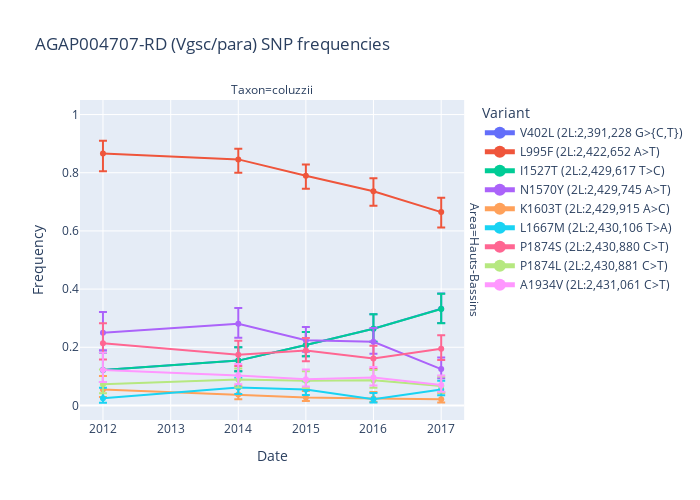

Source (notebook cell):
### Code cell
ag3.plot_frequencies_time_series(
    ds_colu_vgsc_aa_frq,
    height=500,
    width=700,
)

### Figure 1 — Plotly figure (JSON) as saved in the notebook; plotly's stock layout.template omitted (floating-point values rounded to 4 significant figures)
{"data": [{"customdata": [["2012", "Hauts-Bassins", "coluzzii", 82, "V402L (2L:2,391,228 G>{C,T})"], ["2014", "Hauts-Bassins", "coluzzii", 146, "V402L (2L:2,391,228 G>{C,T})"], ["2015", "Hauts-Bassins", "coluzzii", 183, "V402L (2L:2,391,228 G>{C,T})"], ["2016", "Hauts-Bassins", "coluzzii", 167, "V402L (2L:2,391,228 G>{C,T})"], ["2017", "Hauts-Bassins", "coluzzii", 164, "V402L (2L:2,391,228 G>{C,T})"]], "error_y": {"array": [0.05891, 0.04588, 0.04449, 0.04974, 0.05266], "arrayminus": [0.0416, 0.0369, 0.03841, 0.04436, 0.04878]}, "hovertemplate": "<b>%{hovertext}</b><br><br>Area=%{customdata[1]}<br>Taxon=%{customdata[2]}<br>Frequency=%{y:.0%}<br>Period=%{customdata[0]}<br>Sample size=%{customdata[3]}<extra></extra>", "hovertext": ["V402L (2L:2,391,228 G>{C,T})", "V402L (2L:2,391,228 G>{C,T})", "V402L (2L:2,391,228 G>{C,T})", "V402L (2L:2,391,228 G>{C,T})", "V402L (2L:2,391,228 G>{C,T})"], "legendgroup": "V402L (2L:2,391,228 G>{C,T})", "line": {"color": "#636efa", "dash": "solid"}, "marker": {"symbol": "circle"}, "mode": "lines+markers", "name": "V402L (2L:2,391,228 G>{C,T})", "orientation": "v", "showlegend": true, "type": "scatter", "visible": true, "x": ["2012-01-01T00:00:00", "2014-01-01T00:00:00", "2015-01-01T00:00:00", "2016-01-01T00:00:00", "2017-01-01T00:00:00"], "xaxis": "x", "y": [0.122, 0.1541, 0.2077, 0.2635, 0.3323], "yaxis": "y"}, {"customdata": [["2012", "Hauts-Bassins", "coluzzii", 82, "L995F (2L:2,422,652 A>T)"], ["2014", "Hauts-Bassins", "coluzzii", 146, "L995F (2L:2,422,652 A>T)"], ["2015", "Hauts-Bassins", "coluzzii", 183, "L995F (2L:2,422,652 A>T)"], ["2016", "Hauts-Bassins", "coluzzii", 167, "L995F (2L:2,422,652 A>T)"], ["2017", "Hauts-Bassins", "coluzzii", 164, "L995F (2L:2,422,652 A>T)"]], "error_y": {"array": [0.04386, 0.0369, 0.03864, 0.04436, 0.04893], "arrayminus": [0.06061, 0.04588, 0.04466, 0.04974, 0.05274]}, "hovertemplate": "<b>%{hovertext}</b><br><br>Area=%{customdata[1]}<br>Taxon=%{customdata[2]}<br>Frequency=%{y:.0%}<br>Period=%{customdata[0]}<br>Sample size=%{customdata[3]}<extra></extra>", "hovertext": ["L995F (2L:2,422,652 A>T)", "L995F (2L:2,422,652 A>T)", "L995F (2L:2,422,652 A>T)", "L995F (2L:2,422,652 A>T)", "L995F (2L:2,422,652 A>T)"], "legendgroup": "L995F (2L:2,422,652 A>T)", "line": {"color": "#EF553B", "dash": "solid"}, "marker": {"symbol": "circle"}, "mode": "lines+markers", "name": "L995F (2L:2,422,652 A>T)", "orientation": "v", "showlegend": true, "type": "scatter", "visible": true, "x": ["2012-01-01T00:00:00", "2014-01-01T00:00:00", "2015-01-01T00:00:00", "2016-01-01T00:00:00", "2017-01-01T00:00:00"], "xaxis": "x", "y": [0.8659, 0.8459, 0.7896, 0.7365, 0.6646], "yaxis": "y"}, {"customdata": [["2012", "Hauts-Bassins", "coluzzii", 82, "I1527T (2L:2,429,617 T>C)"], ["2014", "Hauts-Bassins", "coluzzii", 146, "I1527T (2L:2,429,617 T>C)"], ["2015", "Hauts-Bassins", "coluzzii", 183, "I1527T (2L:2,429,617 T>C)"], ["2016", "Hauts-Bassins", "coluzzii", 167, "I1527T (2L:2,429,617 T>C)"], ["2017", "Hauts-Bassins", "coluzzii", 164, "I1527T (2L:2,429,617 T>C)"]], "error_y": {"array": [0.05891, 0.04588, 0.04449, 0.04974, 0.0528], "arrayminus": [0.0416, 0.0369, 0.03841, 0.04436, 0.04887]}, "hovertemplate": "<b>%{hovertext}</b><br><br>Area=%{customdata[1]}<br>Taxon=%{customdata[2]}<br>Frequency=%{y:.0%}<br>Period=%{customdata[0]}<br>Sample size=%{customdata[3]}<extra></extra>", "hovertext": ["I1527T (2L:2,429,617 T>C)", "I1527T (2L:2,429,617 T>C)", "I1527T (2L:2,429,617 T>C)", "I1527T (2L:2,429,617 T>C)", "I1527T (2L:2,429,617 T>C)"], "legendgroup": "I1527T (2L:2,429,617 T>C)", "line": {"color": "#00cc96", "dash": "solid"}, "marker": {"symbol": "circle"}, "mode": "lines+markers", "name": "I1527T (2L:2,429,617 T>C)", "orientation": "v", "showlegend": true, "type": "scatter", "visible": true, "x": ["2012-01-01T00:00:00", "2014-01-01T00:00:00", "2015-01-01T00:00:00", "2016-01-01T00:00:00", "2017-01-01T00:00:00"], "xaxis": "x", "y": [0.122, 0.1541, 0.2077, 0.2635, 0.3313], "yaxis": "y"}, {"customdata": [["2012", "Hauts-Bassins", "coluzzii", 82, "N1570Y (2L:2,429,745 A>T)"], ["2014", "Hauts-Bassins", "coluzzii", 146, "N1570Y (2L:2,429,745 A>T)"], ["2015", "Hauts-Bassins", "coluzzii", 183, "N1570Y (2L:2,429,745 A>T)"], ["2016", "Hauts-Bassins", "coluzzii", 167, "N1570Y (2L:2,429,745 A>T)"], ["2017", "Hauts-Bassins", "coluzzii", 164, "N1570Y (2L:2,429,745 A>T)"]], "error_y": {"array": [0.07148, 0.05413, 0.04546, 0.04738, 0.04019], "arrayminus": [0.06004, 0.04844, 0.03972, 0.04098, 0.03151]}, "hovertemplate": "<b>%{hovertext}</b><br><br>Area=%{customdata[1]}<br>Taxon=%{customdata[2]}<br>Frequency=%{y:.0%}<br>Period=%{customdata[0]}<br>Sample size=%{customdata[3]}<extra></extra>", "hovertext": ["N1570Y (2L:2,429,745 A>T)", "N1570Y (2L:2,429,745 A>T)", "N1570Y (2L:2,429,745 A>T)", "N1570Y (2L:2,429,745 A>T)", "N1570Y (2L:2,429,745 A>T)"], "legendgroup": "N1570Y (2L:2,429,745 A>T)", "line": {"color": "#ab63fa", "dash": "solid"}, "marker": {"symbol": "circle"}, "mode": "lines+markers", "name": "N1570Y (2L:2,429,745 A>T)", "orientation": "v", "showlegend": true, "type": "scatter", "visible": true, "x": ["2012-01-01T00:00:00", "2014-01-01T00:00:00", "2015-01-01T00:00:00", "2016-01-01T00:00:00", "2017-01-01T00:00:00"], "xaxis": "x", "y": [0.25, 0.2808, 0.224, 0.2186, 0.125], "yaxis": "y"}, {"customdata": [["2012", "Hauts-Bassins", "coluzzii", 82, "K1603T (2L:2,429,915 A>C)"], ["2014", "Hauts-Bassins", "coluzzii", 146, "K1603T (2L:2,429,915 A>C)"], ["2015", "Hauts-Bassins", "coluzzii", 183, "K1603T (2L:2,429,915 A>C)"], ["2016", "Hauts-Bassins", "coluzzii", 167, "K1603T (2L:2,429,915 A>C)"], ["2017", "Hauts-Bassins", "coluzzii", 164, "K1603T (2L:2,429,915 A>C)"]], "error_y": {"array": [0.04612, 0.02851, 0.02223, 0.02259, 0.02205], "arrayminus": [0.02574, 0.01651, 0.01242, 0.01177, 0.01097]}, "hovertemplate": "<b>%{hovertext}</b><br><br>Area=%{customdata[1]}<br>Taxon=%{customdata[2]}<br>Frequency=%{y:.0%}<br>Period=%{customdata[0]}<br>Sample size=%{customdata[3]}<extra></extra>", "hovertext": ["K1603T (2L:2,429,915 A>C)", "K1603T (2L:2,429,915 A>C)", "K1603T (2L:2,429,915 A>C)", "K1603T (2L:2,429,915 A>C)", "K1603T (2L:2,429,915 A>C)"], "legendgroup": "K1603T (2L:2,429,915 A>C)", "line": {"color": "#FFA15A", "dash": "solid"}, "marker": {"symbol": "circle"}, "mode": "lines+markers", "name": "K1603T (2L:2,429,915 A>C)", "orientation": "v", "showlegend": true, "type": "scatter", "visible": true, "x": ["2012-01-01T00:00:00", "2014-01-01T00:00:00", "2015-01-01T00:00:00", "2016-01-01T00:00:00", "2017-01-01T00:00:00"], "xaxis": "x", "y": [0.05488, 0.03767, 0.02732, 0.02395, 0.02134], "yaxis": "y"}, {"customdata": [["2012", "Hauts-Bassins", "coluzzii", 82, "L1667M (2L:2,430,106 T>A)"], ["2014", "Hauts-Bassins", "coluzzii", 146, "L1667M (2L:2,430,106 T>A)"], ["2015", "Hauts-Bassins", "coluzzii", 183, "L1667M (2L:2,430,106 T>A)"], ["2016", "Hauts-Bassins", "coluzzii", 167, "L1667M (2L:2,430,106 T>A)"], ["2017", "Hauts-Bassins", "coluzzii", 164, "L1667M (2L:2,430,106 T>A)"]], "error_y": {"array": [0.03664, 0.03368, 0.02825, 0.02166, 0.03019], "arrayminus": [0.01487, 0.0223, 0.019, 0.01077, 0.01989]}, "hovertemplate": "<b>%{hovertext}</b><br><br>Area=%{customdata[1]}<br>Taxon=%{customdata[2]}<br>Frequency=%{y:.0%}<br>Period=%{customdata[0]}<br>Sample size=%{customdata[3]}<extra></extra>", "hovertext": ["L1667M (2L:2,430,106 T>A)", "L1667M (2L:2,430,106 T>A)", "L1667M (2L:2,430,106 T>A)", "L1667M (2L:2,430,106 T>A)", "L1667M (2L:2,430,106 T>A)"], "legendgroup": "L1667M (2L:2,430,106 T>A)", "line": {"color": "#19d3f3", "dash": "solid"}, "marker": {"symbol": "circle"}, "mode": "lines+markers", "name": "L1667M (2L:2,430,106 T>A)", "orientation": "v", "showlegend": true, "type": "scatter", "visible": true, "x": ["2012-01-01T00:00:00", "2014-01-01T00:00:00", "2015-01-01T00:00:00", "2016-01-01T00:00:00", "2017-01-01T00:00:00"], "xaxis": "x", "y": [0.02439, 0.06164, 0.05464, 0.02096, 0.05488], "yaxis": "y"}, {"customdata": [["2012", "Hauts-Bassins", "coluzzii", 82, "P1874S (2L:2,430,880 C>T)"], ["2014", "Hauts-Bassins", "coluzzii", 146, "P1874S (2L:2,430,880 C>T)"], ["2015", "Hauts-Bassins", "coluzzii", 183, "P1874S (2L:2,430,880 C>T)"], ["2016", "Hauts-Bassins", "coluzzii", 167, "P1874S (2L:2,430,880 C>T)"], ["2017", "Hauts-Bassins", "coluzzii", 164, "P1874S (2L:2,430,880 C>T)"]], "error_y": {"array": [0.06889, 0.04769, 0.04323, 0.04329, 0.04631], "arrayminus": [0.05577, 0.03925, 0.03676, 0.0356, 0.03925]}, "hovertemplate": "<b>%{hovertext}</b><br><br>Area=%{customdata[1]}<br>Taxon=%{customdata[2]}<br>Frequency=%{y:.0%}<br>Period=%{customdata[0]}<br>Sample size=%{customdata[3]}<extra></extra>", "hovertext": ["P1874S (2L:2,430,880 C>T)", "P1874S (2L:2,430,880 C>T)", "P1874S (2L:2,430,880 C>T)", "P1874S (2L:2,430,880 C>T)", "P1874S (2L:2,430,880 C>T)"], "legendgroup": "P1874S (2L:2,430,880 C>T)", "line": {"color": "#FF6692", "dash": "solid"}, "marker": {"symbol": "circle"}, "mode": "lines+markers", "name": "P1874S (2L:2,430,880 C>T)", "orientation": "v", "showlegend": true, "type": "scatter", "visible": true, "x": ["2012-01-01T00:00:00", "2014-01-01T00:00:00", "2015-01-01T00:00:00", "2016-01-01T00:00:00", "2017-01-01T00:00:00"], "xaxis": "x", "y": [0.2134, 0.1747, 0.1885, 0.1617, 0.1951], "yaxis": "y"}, {"customdata": [["2012", "Hauts-Bassins", "coluzzii", 82, "P1874L (2L:2,430,881 C>T)"], ["2014", "Hauts-Bassins", "coluzzii", 146, "P1874L (2L:2,430,881 C>T)"], ["2015", "Hauts-Bassins", "coluzzii", 183, "P1874L (2L:2,430,881 C>T)"], ["2016", "Hauts-Bassins", "coluzzii", 167, "P1874L (2L:2,430,881 C>T)"], ["2017", "Hauts-Bassins", "coluzzii", 164, "P1874L (2L:2,430,881 C>T)"]], "error_y": {"array": [0.05036, 0.03823, 0.03302, 0.03509, 0.03239], "arrayminus": [0.03082, 0.02755, 0.02439, 0.02569, 0.02237]}, "hovertemplate": "<b>%{hovertext}</b><br><br>Area=%{customdata[1]}<br>Taxon=%{customdata[2]}<br>Frequency=%{y:.0%}<br>Period=%{customdata[0]}<br>Sample size=%{customdata[3]}<extra></extra>", "hovertext": ["P1874L (2L:2,430,881 C>T)", "P1874L (2L:2,430,881 C>T)", "P1874L (2L:2,430,881 C>T)", "P1874L (2L:2,430,881 C>T)", "P1874L (2L:2,430,881 C>T)"], "legendgroup": "P1874L (2L:2,430,881 C>T)", "line": {"color": "#B6E880", "dash": "solid"}, "marker": {"symbol": "circle"}, "mode": "lines+markers", "name": "P1874L (2L:2,430,881 C>T)", "orientation": "v", "showlegend": true, "type": "scatter", "visible": true, "x": ["2012-01-01T00:00:00", "2014-01-01T00:00:00", "2015-01-01T00:00:00", "2016-01-01T00:00:00", "2017-01-01T00:00:00"], "xaxis": "x", "y": [0.07317, 0.08904, 0.0847, 0.08683, 0.06707], "yaxis": "y"}, {"customdata": [["2012", "Hauts-Bassins", "coluzzii", 82, "A1934V (2L:2,431,061 C>T)"], ["2014", "Hauts-Bassins", "coluzzii", 146, "A1934V (2L:2,431,061 C>T)"], ["2015", "Hauts-Bassins", "coluzzii", 183, "A1934V (2L:2,431,061 C>T)"], ["2016", "Hauts-Bassins", "coluzzii", 167, "A1934V (2L:2,431,061 C>T)"], ["2017", "Hauts-Bassins", "coluzzii", 164, "A1934V (2L:2,431,061 C>T)"]], "error_y": {"array": [0.05891, 0.04014, 0.03376, 0.03632, 0.0329], "arrayminus": [0.0416, 0.02982, 0.02524, 0.02712, 0.02294]}, "hovertemplate": "<b>%{hovertext}</b><br><br>Area=%{customdata[1]}<br>Taxon=%{customdata[2]}<br>Frequency=%{y:.0%}<br>Period=%{customdata[0]}<br>Sample size=%{customdata[3]}<extra></extra>", "hovertext": ["A1934V (2L:2,431,061 C>T)", "A1934V (2L:2,431,061 C>T)", "A1934V (2L:2,431,061 C>T)", "A1934V (2L:2,431,061 C>T)", "A1934V (2L:2,431,061 C>T)"], "legendgroup": "A1934V (2L:2,431,061 C>T)", "line": {"color": "#FF97FF", "dash": "solid"}, "marker": {"symbol": "circle"}, "mode": "lines+markers", "name": "A1934V (2L:2,431,061 C>T)", "orientation": "v", "showlegend": true, "type": "scatter", "visible": true, "x": ["2012-01-01T00:00:00", "2014-01-01T00:00:00", "2015-01-01T00:00:00", "2016-01-01T00:00:00", "2017-01-01T00:00:00"], "xaxis": "x", "y": [0.122, 0.1027, 0.09016, 0.09581, 0.07012], "yaxis": "y"}], "layout": {"annotations": [{"font": {}, "showarrow": false, "text": "Taxon=coluzzii", "x": 0.49, "xanchor": "center", "xref": "paper", "y": 1, "yanchor": "bottom", "yref": "paper"}, {"font": {}, "showarrow": false, "text": "Area=Hauts-Bassins", "textangle": 90, "x": 0.98, "xanchor": "left", "xref": "paper", "y": 0.5, "yanchor": "middle", "yref": "paper"}], "height": 500, "legend": {"itemsizing": "constant", "title": {"text": "Variant"}, "tracegroupgap": 0}, "title": {"text": "AGAP004707-RD (Vgsc/para) SNP frequencies"}, "width": 700, "xaxis": {"anchor": "y", "autorange": true, "domain": [0, 0.98], "range": ["2011-08-29 23:51:26.5718", "2017-05-05 00:08:33.4282"], "showspikes": false, "title": {"text": "Date"}, "type": "date"}, "yaxis": {"anchor": "x", "autorange": false, "domain": [0, 1], "range": [-0.05, 1.05], "showspikes": false, "title": {"text": "Frequency"}, "type": "linear"}}}
